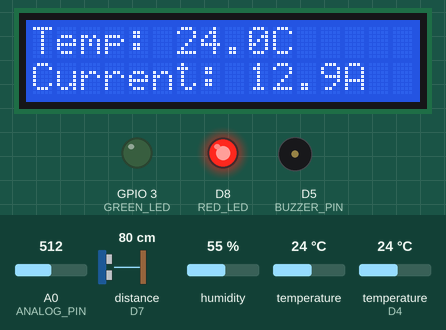
A sketch run on a simulated ESP8266 (NodeMCU). Parts: 16×2 character LCD, output pins drawn as LEDs (lit = HIGH), buzzer (waves = sounding, pin HIGH). Inputs (shaded band) come from the test bench; at power-on: distance to the obstacle (sensor on D7) 80 cm, A0 (ANALOG_PIN) = 512, humidity 55 %, temperature (sensor on D4) 24 °C, temperature 24 °C. The echo pulse lasts 58.3 µs per cm; WiFi joins after 1.5 s; servers stay silent unless stated; pins used as bus, display or sensor lines are not drawn; what the sketch prints to the serial monitor is not drawn.

Above: at 7.3 s.
7.4 s: distance to the obstacle (sensor on D7) set to 2 cm
At 14.2 s:
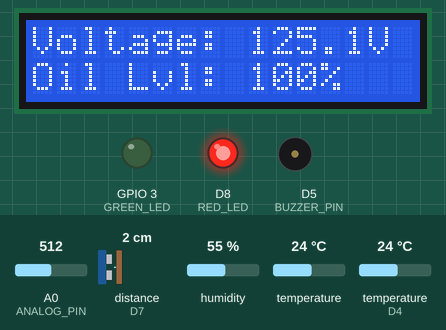
14.9 s: A0 (ANALOG_PIN) set to 311
21.7 s: A0 (ANALOG_PIN) set to 292
At 27.4 s:
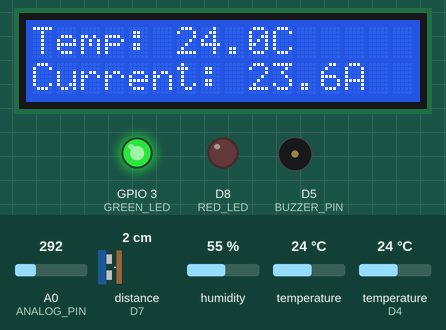
33.4 s: humidity set to 73 %
At 38.6 s:
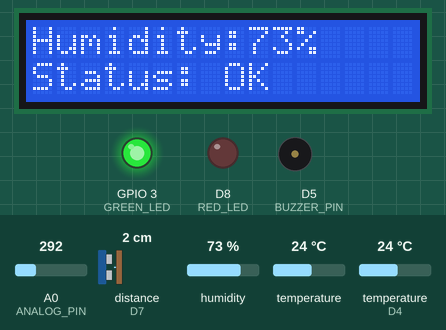
45.1 s: humidity set to 76 %
At 57.4 s:
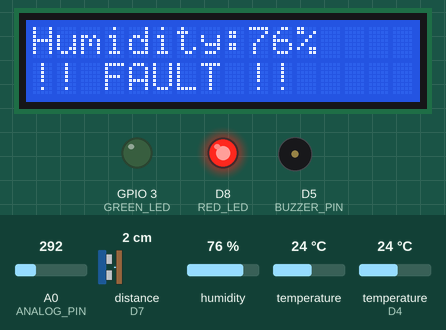
58.6 s: temperature (sensor on D4) set to 12 °C
At 64.4 s:
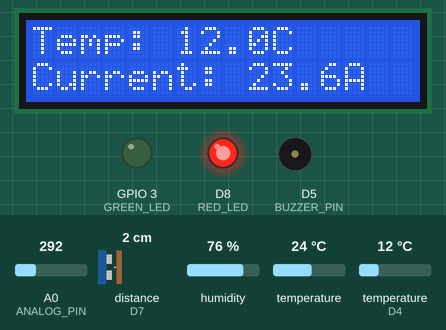
Timing chart, 0 to 65.9 s (numbered marks = the images above; inputs shaded):
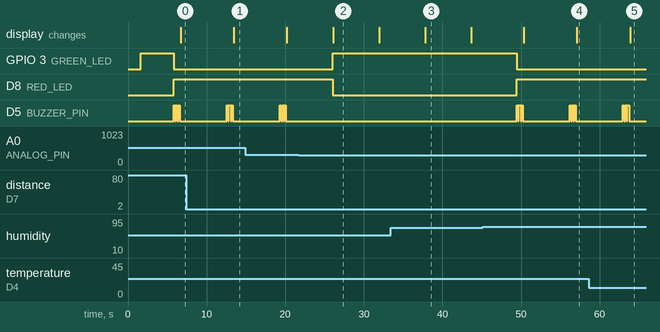

The sketch:

transformer_monitor.ino
```cpp
/*
 * IoT-Based Transformer Health Monitoring System
 * Author  : Mukkanti Ravi Teja
 * Board   : NodeMCU ESP8266
 * Version : 1.0
 *
 * Monitors: Oil Temperature, Load Current, Primary Voltage,
 *           Oil Level, Humidity, Gas/Fault Detection
 */

#include <ESP8266WiFi.h>
#include <ESP8266WebServer.h>
#include <OneWire.h>
#include <DallasTemperature.h>
#include <DHT.h>
#include <Wire.h>
#include <LiquidCrystal_I2C.h>
#include <ArduinoJson.h>

// ── WiFi Credentials ─────────────────────────────────────────────────────────
const char* WIFI_SSID     = "YOUR_WIFI_SSID";
const char* WIFI_PASSWORD = "YOUR_WIFI_PASSWORD";

// ── Pin Definitions ───────────────────────────────────────────────────────────
#define ONE_WIRE_BUS  D4   // DS18B20 temperature sensor
#define DHT_PIN       D3   // DHT11 humidity sensor
#define DHT_TYPE      DHT11
#define TRIG_PIN      D6   // HC-SR04 ultrasonic TRIG
#define ECHO_PIN      D7   // HC-SR04 ultrasonic ECHO
#define BUZZER_PIN    D5   // Buzzer
#define RED_LED       D8   // Fault indicator
#define GREEN_LED     D9   // Normal indicator
#define ANALOG_PIN    A0   // Shared analog (ACS712 / ZMPT101B / MQ2)

// ── Alert Thresholds ──────────────────────────────────────────────────────────
#define TEMP_WARNING    75.0   // °C
#define TEMP_CRITICAL   85.0   // °C
#define CURRENT_WARNING 20.0   // A
#define CURRENT_MAX     25.0   // A
#define OIL_LEVEL_MIN   70.0   // %
#define GAS_THRESHOLD   300    // ppm
#define HUMIDITY_MAX    75.0   // %

// ── Sensor & Server Objects ───────────────────────────────────────────────────
OneWire           oneWire(ONE_WIRE_BUS);
DallasTemperature tempSensor(&oneWire);
DHT               dht(DHT_PIN, DHT_TYPE);
LiquidCrystal_I2C lcd(0x27, 16, 2);
ESP8266WebServer  server(80);

// ── Global Sensor Data ────────────────────────────────────────────────────────
struct SensorData {
  float oilTemp      = 0;
  float current      = 0;
  float voltage      = 0;
  float oilLevel     = 0;
  float humidity     = 0;
  int   gasLevel     = 0;
  bool  faultActive  = false;
  String faultMsg    = "Normal";
  unsigned long timestamp = 0;
};

SensorData data;
unsigned long lastRead = 0;
const unsigned long READ_INTERVAL = 5000; // 5 seconds

// ── Setup ─────────────────────────────────────────────────────────────────────
void setup() {
  Serial.begin(115200);
  Serial.println("\n⚡ Transformer Health Monitor Starting...");

  // Init pins
  pinMode(TRIG_PIN,    OUTPUT);
  pinMode(ECHO_PIN,    INPUT);
  pinMode(BUZZER_PIN,  OUTPUT);
  pinMode(RED_LED,     OUTPUT);
  pinMode(GREEN_LED,   OUTPUT);

  // Init sensors
  tempSensor.begin();
  dht.begin();

  // Init LCD
  lcd.init();
  lcd.backlight();
  lcd.setCursor(0, 0);
  lcd.print("Transformer Mon.");
  lcd.setCursor(0, 1);
  lcd.print("Initializing...");

  // Connect WiFi
  connectWiFi();

  // Setup API endpoints
  server.on("/",        handleRoot);
  server.on("/data",    handleData);
  server.on("/status",  handleStatus);
  server.begin();

  Serial.println("✅ System Ready! IP: " + WiFi.localIP().toString());
  digitalWrite(GREEN_LED, HIGH);
}

// ── Main Loop ─────────────────────────────────────────────────────────────────
void loop() {
  server.handleClient();

  if (millis() - lastRead >= READ_INTERVAL) {
    readAllSensors();
    checkThresholds();
    updateDisplay();
    printSerial();
    lastRead = millis();
  }
}

// ── WiFi Connection ───────────────────────────────────────────────────────────
void connectWiFi() {
  WiFi.begin(WIFI_SSID, WIFI_PASSWORD);
  Serial.print("Connecting to WiFi");
  int attempts = 0;
  while (WiFi.status() != WL_CONNECTED && attempts < 20) {
    delay(500);
    Serial.print(".");
    attempts++;
  }
  if (WiFi.status() == WL_CONNECTED) {
    Serial.println("\n✅ WiFi Connected: " + WiFi.localIP().toString());
  } else {
    Serial.println("\n⚠️  WiFi Failed — Running in offline mode");
  }
}

// ── Read All Sensors ──────────────────────────────────────────────────────────
void readAllSensors() {
  // 1. Oil Temperature (DS18B20)
  tempSensor.requestTemperatures();
  data.oilTemp = tempSensor.getTempCByIndex(0);
  if (data.oilTemp == -127.0) data.oilTemp = 0; // Sensor error

  // 2. Load Current (ACS712 — 30A module)
  //    ACS712 outputs 2.5V at 0A; sensitivity = 66mV/A for 30A version
  int rawCurrent = analogRead(ANALOG_PIN);
  float voltage_mV = (rawCurrent / 1023.0) * 3300.0; // 3.3V ADC
  data.current = abs((voltage_mV - 2500.0) / 66.0);
  if (data.current < 0.1) data.current = 0; // Remove noise

  // 3. Primary Voltage (ZMPT101B — calibrated)
  //    Calibration factor may need adjustment for your setup
  float rawVoltage = analogRead(ANALOG_PIN);
  data.voltage = (rawVoltage / 1023.0) * 250.0; // Map to 0-250V AC

  // 4. Oil Level (HC-SR04 Ultrasonic)
  //    Assuming tank height = 30cm, full oil = 5cm from top
  long duration;
  digitalWrite(TRIG_PIN, LOW);  delayMicroseconds(2);
  digitalWrite(TRIG_PIN, HIGH); delayMicroseconds(10);
  digitalWrite(TRIG_PIN, LOW);
  duration = pulseIn(ECHO_PIN, HIGH);
  float distance = (duration * 0.0343) / 2.0; // cm
  data.oilLevel = constrain(map(distance, 30, 5, 0, 100), 0, 100); // %

  // 5. Humidity & Ambient Temp (DHT11)
  float h = dht.readHumidity();
  data.humidity = isnan(h) ? 0 : h;

  // 6. Gas / Fault Detection (MQ-2)
  data.gasLevel = analogRead(ANALOG_PIN);

  data.timestamp = millis();
}

// ── Check Thresholds & Set Alerts ────────────────────────────────────────────
void checkThresholds() {
  data.faultActive = false;
  data.faultMsg    = "Normal";

  if (data.oilTemp >= TEMP_CRITICAL) {
    data.faultActive = true;
    data.faultMsg = "CRITICAL: High Temp!";
  } else if (data.oilTemp >= TEMP_WARNING) {
    data.faultActive = true;
    data.faultMsg = "WARNING: Temp Rising";
  } else if (data.current >= CURRENT_MAX) {
    data.faultActive = true;
    data.faultMsg = "CRITICAL: Overcurrent!";
  } else if (data.oilLevel <= OIL_LEVEL_MIN) {
    data.faultActive = true;
    data.faultMsg = "WARNING: Low Oil Level";
  } else if (data.gasLevel >= GAS_THRESHOLD) {
    data.faultActive = true;
    data.faultMsg = "CRITICAL: Gas Detected!";
  } else if (data.humidity >= HUMIDITY_MAX) {
    data.faultActive = true;
    data.faultMsg = "WARNING: High Humidity";
  }

  // Set LEDs and buzzer
  if (data.faultActive) {
    digitalWrite(RED_LED,   HIGH);
    digitalWrite(GREEN_LED, LOW);
    // Beep buzzer
    for (int i = 0; i < 3; i++) {
      digitalWrite(BUZZER_PIN, HIGH); delay(200);
      digitalWrite(BUZZER_PIN, LOW);  delay(100);
    }
  } else {
    digitalWrite(RED_LED,    LOW);
    digitalWrite(GREEN_LED, HIGH);
    digitalWrite(BUZZER_PIN, LOW);
  }
}

// ── LCD Display ───────────────────────────────────────────────────────────────
void updateDisplay() {
  static int screen = 0;
  lcd.clear();

  switch (screen % 3) {
    case 0:
      lcd.setCursor(0, 0); lcd.print("Temp: ");   lcd.print(data.oilTemp,1);   lcd.print("C");
      lcd.setCursor(0, 1); lcd.print("Current: ");lcd.print(data.current,1);   lcd.print("A");
      break;
    case 1:
      lcd.setCursor(0, 0); lcd.print("Voltage: ");lcd.print(data.voltage,1);   lcd.print("V");
      lcd.setCursor(0, 1); lcd.print("Oil Lvl: ");lcd.print(data.oilLevel,0);  lcd.print("%");
      break;
    case 2:
      lcd.setCursor(0, 0); lcd.print("Humidity:");lcd.print(data.humidity,0);  lcd.print("%");
      lcd.setCursor(0, 1);
      if (data.faultActive) { lcd.print("!! FAULT !!"); }
      else                   { lcd.print("Status: OK"); }
      break;
  }
  screen++;
}

// ── Serial Debug Output ───────────────────────────────────────────────────────
void printSerial() {
  Serial.println("────────────────────────────────");
  Serial.println("📊 Transformer Health Report");
  Serial.print("  🌡️  Oil Temp   : "); Serial.print(data.oilTemp);   Serial.println(" °C");
  Serial.print("  ⚡  Current    : "); Serial.print(data.current);   Serial.println(" A");
  Serial.print("  🔌  Voltage    : "); Serial.print(data.voltage);   Serial.println(" V");
  Serial.print("  💧  Oil Level  : "); Serial.print(data.oilLevel);  Serial.println(" %");
  Serial.print("  💨  Humidity   : "); Serial.print(data.humidity);  Serial.println(" %");
  Serial.print("  ☢️  Gas Level  : "); Serial.print(data.gasLevel);  Serial.println(" ppm");
  Serial.print("  🚦  Status     : ");
  if (data.faultActive) { Serial.println("⚠️  " + data.faultMsg); }
  else                   { Serial.println("✅ Normal"); }
  Serial.println("────────────────────────────────");
}

// ── Web Server Handlers ───────────────────────────────────────────────────────
void handleData() {
  StaticJsonDocument<256> doc;
  doc["oil_temp"]   = data.oilTemp;
  doc["current"]    = data.current;
  doc["voltage"]    = data.voltage;
  doc["oil_level"]  = data.oilLevel;
  doc["humidity"]   = data.humidity;
  doc["gas_level"]  = data.gasLevel;
  doc["fault"]      = data.faultActive;
  doc["fault_msg"]  = data.faultMsg;
  doc["uptime"]     = millis() / 1000;

  String json;
  serializeJson(doc, json);
  server.sendHeader("Access-Control-Allow-Origin", "*");
  server.send(200, "application/json", json);
}

void handleStatus() {
  String status = data.faultActive ? "FAULT" : "NORMAL";
  server.send(200, "text/plain", status);
}

void handleRoot() {
  server.sendHeader("Location", "/data");
  server.send(302);
}
```

Measured:
- the behaviour switches between 300 and 299 on A0 (ANALOG_PIN) (found by bisection; images 1 and 2)
- the behaviour switches between 74 and 75 % on humidity (found by bisection; images 3 and 4)
- after the input at 7.4 s, the display: changes after 6.1 s (image 1)
- after the input at 21.7 s, GPIO 3 (GREEN_LED): LOW → HIGH after 4.3 s; D8 (RED_LED): HIGH → LOW after 4.3 s; D5 (BUZZER_PIN): stops changing and stays LOW; the display: changes after 4.4 s (image 2)
- after the input at 45.1 s, GPIO 3 (GREEN_LED): HIGH → LOW after 4.3 s; D8 (RED_LED): LOW → HIGH after 4.3 s; D5 (BUZZER_PIN): LOW → HIGH after 4.3 s, → LOW 0.20 s later, → HIGH 0.10 s later, → LOW 0.20 s later, … (12 changes in this stretch)
- after the input at 58.6 s, the display: changes after 5.3 s (image 5)
- what the display in image 2 shows lasts 5.9 s, from 26.1 s to 32.0 s
